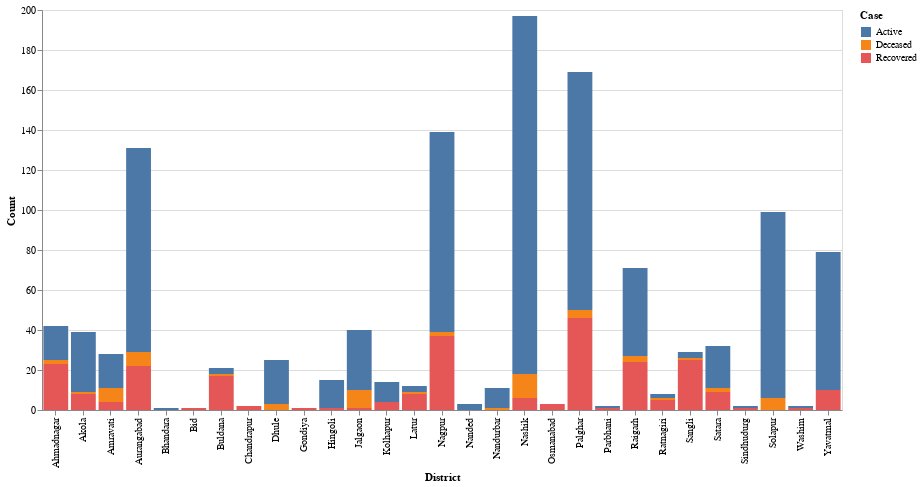

Source (notebook cell):
### Code cell
df_stacked = df.melt(id_vars=["District"], var_name="Case", value_name="Count")
chart = alt.Chart(df_stacked).mark_bar().encode(
    x="District:N",
    y="Count:Q",
    color="Case:N"
).properties(height=400, width=800)

chart.show()

### Figure 1 — Vega-Lite specification as saved in the notebook (floating-point values rounded to 4 significant figures)
{"config": {"view": {"continuousWidth": 300, "continuousHeight": 300}}, "data": {"name": "data-94c2f5a913afb02436dc18240f3f9c0c"}, "mark": {"type": "bar"}, "encoding": {"color": {"field": "Case", "type": "nominal"}, "x": {"field": "District", "type": "nominal"}, "y": {"field": "Count", "type": "quantitative"}}, "height": 400, "width": 800, "$schema": "https://vega.github.io/schema/vega-lite/v5.17.0.json", "datasets": {"data-94c2f5a913afb02436dc18240f3f9c0c": [{"District": "Ahmadnagar", "Case": "Active", "Count": 17}, {"District": "Akola", "Case": "Active", "Count": 30}, {"District": "Amravati", "Case": "Active", "Count": 17}, {"District": "Aurangabad", "Case": "Active", "Count": 102}, {"District": "Bhandara", "Case": "Active", "Count": 1}, {"District": "Bid", "Case": "Active", "Count": 0}, {"District": "Buldana", "Case": "Active", "Count": 3}, {"District": "Chandrapur", "Case": "Active", "Count": 0}, {"District": "Dhule", "Case": "Active", "Count": 22}, {"District": "Gondiya", "Case": "Active", "Count": 0}, {"District": "Hingoli", "Case": "Active", "Count": 14}, {"District": "Jalgaon", "Case": "Active", "Count": 30}, {"District": "Kolhapur", "Case": "Active", "Count": 10}, {"District": "Latur", "Case": "Active", "Count": 3}, {"District": "Nagpur", "Case": "Active", "Count": 100}, {"District": "Nanded", "Case": "Active", "Count": 3}, {"District": "Nandurbar", "Case": "Active", "Count": 10}, {"District": "Nashik", "Case": "Active", "Count": 179}, {"District": "Osmanabad", "Case": "Active", "Count": 0}, {"District": "Palghar", "Case": "Active", "Count": 119}, {"District": "Parbhani", "Case": "Active", "Count": 1}, {"District": "Raigarh", "Case": "Active", "Count": 44}, {"District": "Ratnagiri", "Case": "Active", "Count": 2}, {"District": "Sangli", "Case": "Active", "Count": 3}, {"District": "Satara", "Case": "Active", "Count": 21}, {"District": "Sindhudurg", "Case": "Active", "Count": 1}, {"District": "Solapur", "Case": "Active", "Count": 93}, {"District": "Washim", "Case": "Active", "Count": 1}, {"District": "Yavatmal", "Case": "Active", "Count": 69}, {"District": "Ahmadnagar", "Case": "Deceased", "Count": 2}, {"District": "Akola", "Case": "Deceased", "Count": 1}, {"District": "Amravati", "Case": "Deceased", "Count": 7}, {"District": "Aurangabad", "Case": "Deceased", "Count": 7}, {"District": "Bhandara", "Case": "Deceased", "Count": 0}, {"District": "Bid", "Case": "Deceased", "Count": 0}, {"District": "Buldana", "Case": "Deceased", "Count": 1}, {"District": "Chandrapur", "Case": "Deceased", "Count": 0}, {"District": "Dhule", "Case": "Deceased", "Count": 3}, {"District": "Gondiya", "Case": "Deceased", "Count": 0}, {"District": "Hingoli", "Case": "Deceased", "Count": 0}, {"District": "Jalgaon", "Case": "Deceased", "Count": 9}, {"District": "Kolhapur", "Case": "Deceased", "Count": 0}, {"District": "Latur", "Case": "Deceased", "Count": 1}, {"District": "Nagpur", "Case": "Deceased", "Count": 2}, {"District": "Nanded", "Case": "Deceased", "Count": 0}, {"District": "Nandurbar", "Case": "Deceased", "Count": 1}, {"District": "Nashik", "Case": "Deceased", "Count": 12}, {"District": "Osmanabad", "Case": "Deceased", "Count": 0}, {"District": "Palghar", "Case": "Deceased", "Count": 4}, {"District": "Parbhani", "Case": "Deceased", "Count": 0}, {"District": "Raigarh", "Case": "Deceased", "Count": 3}, {"District": "Ratnagiri", "Case": "Deceased", "Count": 1}, {"District": "Sangli", "Case": "Deceased", "Count": 1}, {"District": "Satara", "Case": "Deceased", "Count": 2}, {"District": "Sindhudurg", "Case": "Deceased", "Count": 0}, {"District": "Solapur", "Case": "Deceased", "Count": 6}, {"District": "Washim", "Case": "Deceased", "Count": 0}, {"District": "Yavatmal", "Case": "Deceased", "Count": 0}, {"District": "Ahmadnagar", "Case": "Recovered", "Count": 23}, {"District": "Akola", "Case": "Recovered", "Count": 8}, {"District": "Amravati", "Case": "Recovered", "Count": 4}, {"District": "Aurangabad", "Case": "Recovered", "Count": 22}, {"District": "Bhandara", "Case": "Recovered", "Count": 0}, {"District": "Bid", "Case": "Recovered", "Count": 1}, {"District": "Buldana", "Case": "Recovered", "Count": 17}, {"District": "Chandrapur", "Case": "Recovered", "Count": 2}, {"District": "Dhule", "Case": "Recovered", "Count": 0}, {"District": "Gondiya", "Case": "Recovered", "Count": 1}, {"District": "Hingoli", "Case": "Recovered", "Count": 1}, {"District": "Jalgaon", "Case": "Recovered", "Count": 1}, {"District": "Kolhapur", "Case": "Recovered", "Count": 4}, {"District": "Latur", "Case": "Recovered", "Count": 8}, {"District": "Nagpur", "Case": "Recovered", "Count": 37}, {"District": "Nanded", "Case": "Recovered", "Count": 0}, {"District": "Nandurbar", "Case": "Recovered", "Count": 0}, {"District": "Nashik", "Case": "Recovered", "Count": 6}, {"District": "Osmanabad", "Case": "Recovered", "Count": 3}, {"District": "Palghar", "Case": "Recovered", "Count": 46}, {"District": "Parbhani", "Case": "Recovered", "Count": 1}, {"District": "Raigarh", "Case": "Recovered", "Count": 24}, {"District": "Ratnagiri", "Case": "Recovered", "Count": 5}, {"District": "Sangli", "Case": "Recovered", "Count": 25}, {"District": "Satara", "Case": "Recovered", "Count": 9}, {"District": "Sindhudurg", "Case": "Recovered", "Count": 1}, {"District": "Solapur", "Case": "Recovered", "Count": 0}, {"District": "Washim", "Case": "Recovered", "Count": 1}, {"District": "Yavatmal", "Case": "Recovered", "Count": 10}]}}
